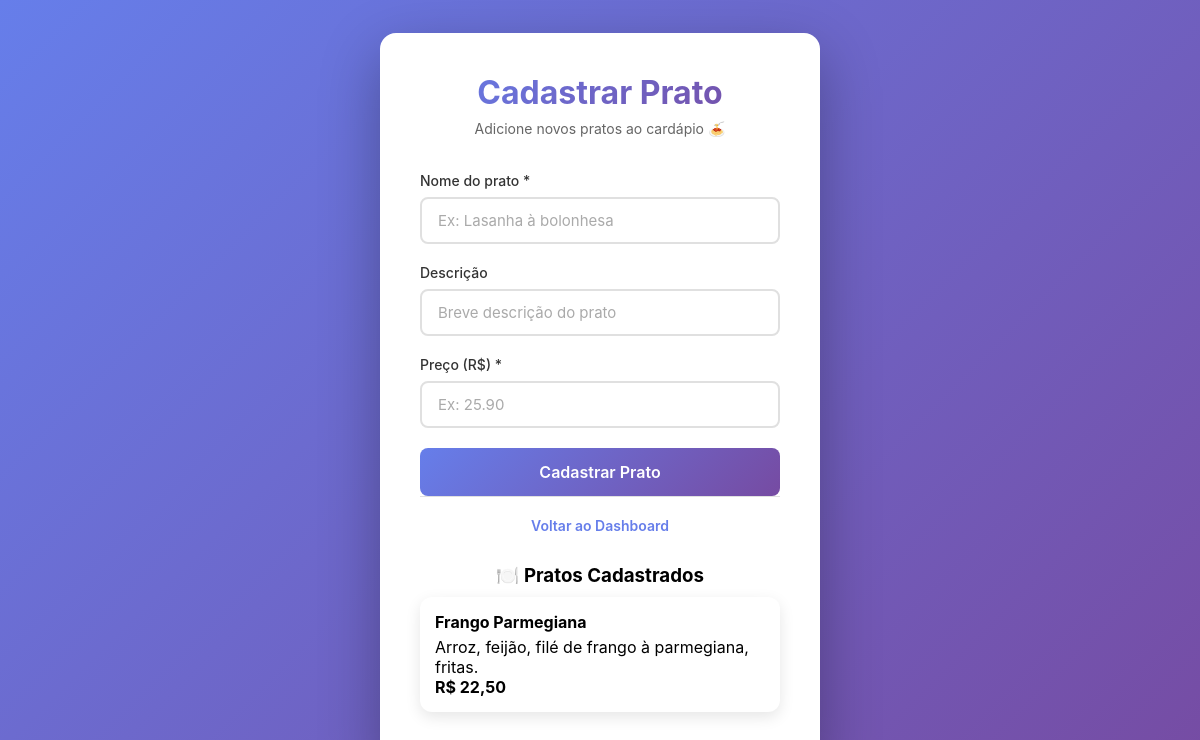
Page /cadastrar_prato.php (signed in) on the earlier database version.
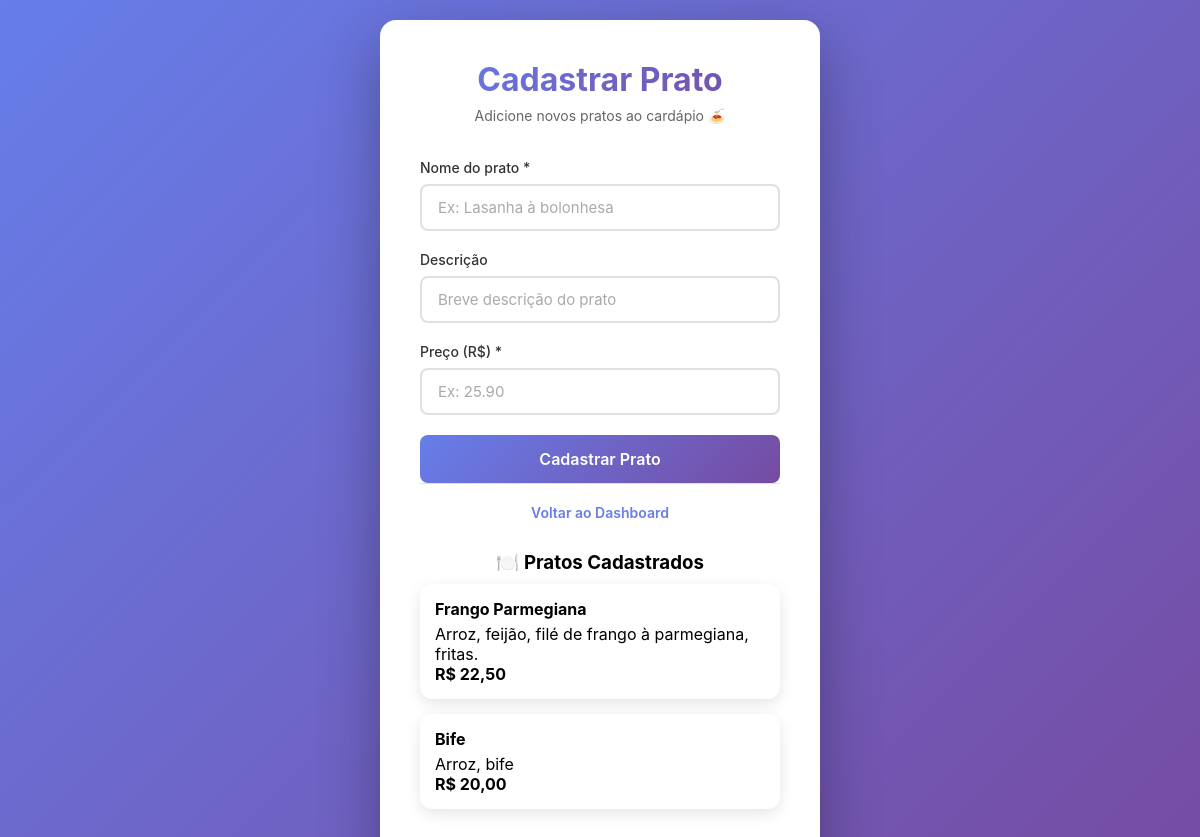
Same page on the later database version.
### tables this page shows
CREATE TABLE produtos (
            id INTEGER PRIMARY KEY AUTOINCREMENT,
            nome TEXT NOT NULL,
            descricao TEXT,
            preco REAL DEFAULT 0.0,
            categoria TEXT DEFAULT 'prato',
            criado_em DATETIME DEFAULT (datetime('now'))
        );

### database.php (called while the page is built, shortened)
<?php
class Database
{
    private static $instance = null;
    private $pdo;
    private function __construct()
    {
        try {
            $dbPath = __DIR__ . '/database.sqlite';
            $this->pdo = new PDO('sqlite:' . $dbPath);
            $this->pdo->setAttribute(PDO::ATTR_ERRMODE, PDO::ERRMODE_EXCEPTION);
            $this->pdo->setAttribute(PDO::ATTR_DEFAULT_FETCH_MODE, PDO::FETCH_ASSOC);
        } catch (PDOException $e) {
            die('Erro de conexão com o banco SQLite: ' . $e->getMessage());
        }
    }
    public static function getInstance()
    {
        if (self::$instance === null) {
            self::$instance = new self();
        }
        return self::$instance;
    }
    public function read($table, $conditions = [], $limit = null, $offset = null)
    {
        try {
            if (!$this->tableExists($table)) {
                throw new Exception("Tabela $table não existe!");
            }
            $sql = "SELECT * FROM $table";
            $params = [];
            if (!empty($conditions)) {
                $where = [];
                foreach ($conditions as $field => $value) {
                    $where[] = "$field = ?";
                    $params[] = $value;
                }
                $sql .= ' WHERE ' . implode(' AND ', $where);
            }
            $stmt = $this->pdo->prepare($sql);
            $stmt->execute($params);
            $data = $stmt->fetchAll();
            return ['success' => true, 'data' => $data, 'count' => count($data)];
        } catch (Exception $e) {
            return ['success' => false, 'message' => $e->getMessage()];
        }
    }
    private function tableExists($table)
    {
        $stmt = $this->pdo->prepare("SELECT name FROM sqlite_master WHERE type='table' AND name=?");
        $stmt->execute([$table]);
        return $stmt->fetch() !== false;
    }
    private function createTables()
    {
        $this->pdo->exec("CREATE TABLE IF NOT EXISTS users (
            id INTEGER PRIMARY KEY AUTOINCREMENT,
            nome TEXT,
            email TEXT UNIQUE,
            senha TEXT NOT NULL,
            tipo_usuario TEXT DEFAULT 'comum'
        )");
        $this->pdo->exec("CREATE TABLE IF NOT EXISTS produtos (
            id INTEGER PRIMARY KEY AUTOINCREMENT,
            nome TEXT NOT NULL,
            descricao TEXT,
            preco REAL DEFAULT 0.0,
            categoria TEXT DEFAULT 'prato',
            criado_em DATETIME DEFAULT (datetime('now'))
        )");
        $this->pdo->exec("CREATE TABLE IF NOT EXISTS pedidos (
            id INTEGER PRIMARY KEY AUTOINCREMENT,
            user_id INTEGER NOT NULL,
            total REAL DEFAULT 0.0,
            status TEXT DEFAULT 'pendente',
            criado_em DATETIME DEFAULT (datetime('now')),
            FOREIGN KEY(user_id) REFERENCES users(id)
        )");
        $this->pdo->exec("CREATE TABLE IF NOT EXISTS pedido_items (
            id INTEGER PRIMARY KEY AUTOINCREMENT,
            pedido_id INTEGER NOT NULL,
            produto_id INTEGER NOT NULL,
            quantidade INTEGER DEFAULT 1,
            preco_unitario REAL DEFAULT 0.0,
            FOREIGN KEY(pedido_id) REFERENCES pedidos(id),
            FOREIGN KEY(produto_id) REFERENCES produtos(id)
        )");
    }
}
?>

### produtos.php (called while the page is built, shortened)
<?php
require_once __DIR__ . '/database.php';
function listProducts($categoria = null) {
    $db = Database::getInstance();
    $conds = [];
    if ($categoria !== null) $conds['categoria'] = $categoria;
    return $db->read('produtos', $conds);
}
?>

### cadastrar_prato.php (the view, shortened to what the changed rows need)
<?php
require_once __DIR__ . '/produtos.php';
$listRes = listProducts('prato');
$pratos = [];
if ($listRes['success'])
    $pratos = $listRes['data'];
?>
<!DOCTYPE html>
<html lang="pt-br">
<head>
    <link rel="stylesheet" href="styles.css">
</head>
<body>
    <div class="login-container">
        <div class="login-card">
            <div class="login-header">
                <h1 class="brand">Cadastrar Prato</h1>
            </div>
            <div class="pratos-lista">
                <?php foreach ($pratos as $p): ?>
                    <div class="prato-card">
                        <div class="prato-info">
                            <h4><?= htmlspecialchars($p['nome']); ?></h4>
                            <p><?= htmlspecialchars($p['descricao']); ?></p>
                            <p><strong>R$ <?= number_format($p['preco'], 2, ',', '.'); ?></strong></p>
                        </div>
                    </div>
                <?php endforeach; ?>
            </div>
        </div>
    </div>
</body>
</html>

Differences in the rows shown:
added produtos: nome "Bife", descricao "Arroz, bife", preco "20,00"
